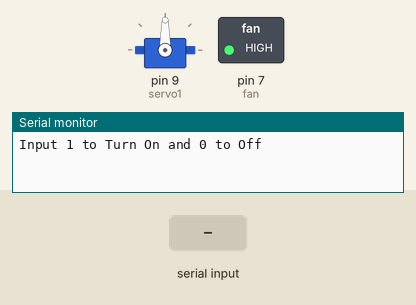
Simulated run of this sketch. Board: Arduino Uno, built with avr-gcc and run on an emulated ATmega328P. Parts: servo, switched loads named in the sketch (green lamp = pin HIGH), the last lines printed to the serial monitor. The inputs (shaded band) are chosen by the test bench.

Above: at 1.2 s.
1.3 s: "1" received over Serial
At 1.75 s:
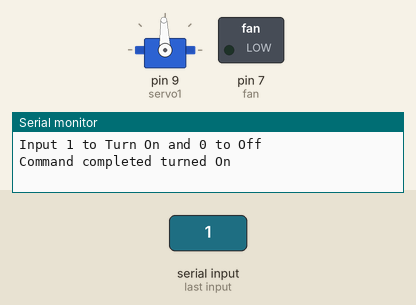
At 10.8 s:
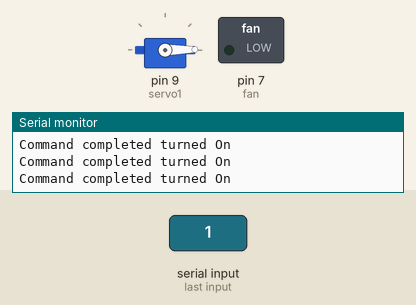
Timing chart, 0 to 11.8 s (numbered marks = the images above; inputs shaded):
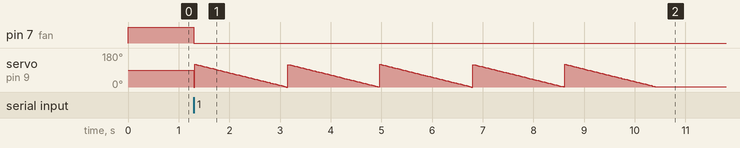

The sketch:

sketch_electric_fan_test2.ino
```cpp
#include <Servo.h>

Servo servo1;

int angle = 0;
int fan=7;

void setup()
{
pinMode(fan,OUTPUT);
digitalWrite(fan,HIGH);
servo1.attach(9);

Serial.begin(9600);

while (!Serial);

Serial.println("Input 1 to Turn On and 0 to Off");
}

void loop()
{
    if(Serial.available())
  {
    char a;
    a = Serial.read();

    if (a == '1')
    {

      for(int cnt =0; cnt<=5; cnt++)
        if(cnt<5){
          for(angle = 0; angle < 1; angle++)
  {
      digitalWrite(fan,LOW);

    Serial.println("Command completed turned On");

    servo1.write(angle);

    delay(15);
  }

  for(angle = 120; angle > 0; angle--)
  {
    servo1.write(angle);

    delay(15);
  }
        }


    }
    else if (a =='0')
{
   digitalWrite(fan,HIGH);//반대로 넣어줘야함

  Serial.println("Command completed turned Off");

  servo1.write(angle);

}
  }
  }
```

Measured:
- after the input at 1.3 s, pin 7 (fan): HIGH → LOW at once; servo on pin 9 (servo1): ramps from 120° to 0° and jumps back, once every 1.8 s
